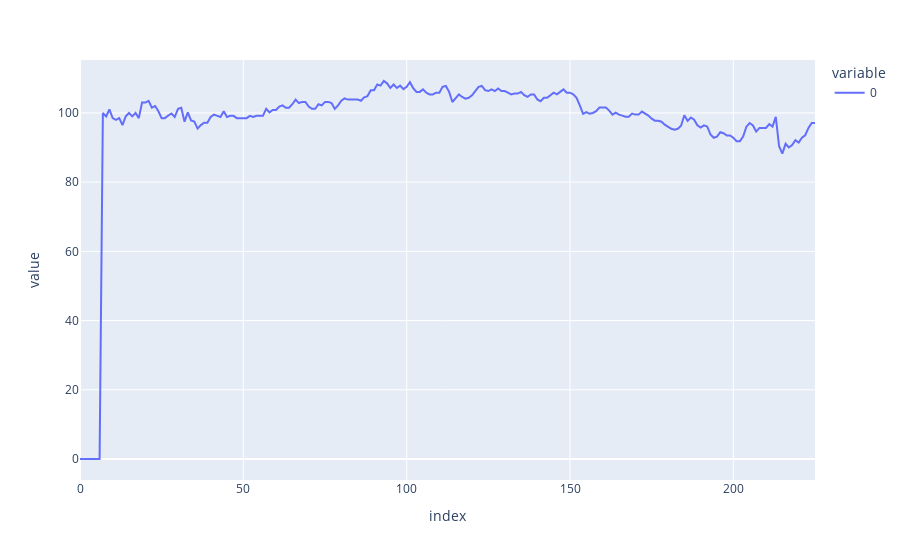

Source (notebook cell):
### Code cell
import plotly.express as px
px.line(de_lst)

### Figure 1 — Plotly figure (JSON) as saved in the notebook; plotly's stock layout.template omitted (floating-point values rounded to 4 significant figures; data arrays with more than 128 entries replaced by an {"elided": "..."} marker saying what was removed)
{"data": [{"hovertemplate": "variable=0<br>index=%{x}<br>value=%{y}<extra></extra>", "legendgroup": "0", "line": {"color": "#636efa", "dash": "solid"}, "marker": {"symbol": "circle"}, "mode": "lines", "name": "0", "orientation": "v", "showlegend": true, "type": "scatter", "x": {"elided": "226 int values"}, "xaxis": "x", "y": {"elided": "226 float values"}, "yaxis": "y"}], "layout": {"legend": {"title": {"text": "variable"}, "tracegroupgap": 0}, "margin": {"t": 60}, "xaxis": {"anchor": "y", "domain": [0, 1], "title": {"text": "index"}}, "yaxis": {"anchor": "x", "domain": [0, 1], "title": {"text": "value"}}}}
